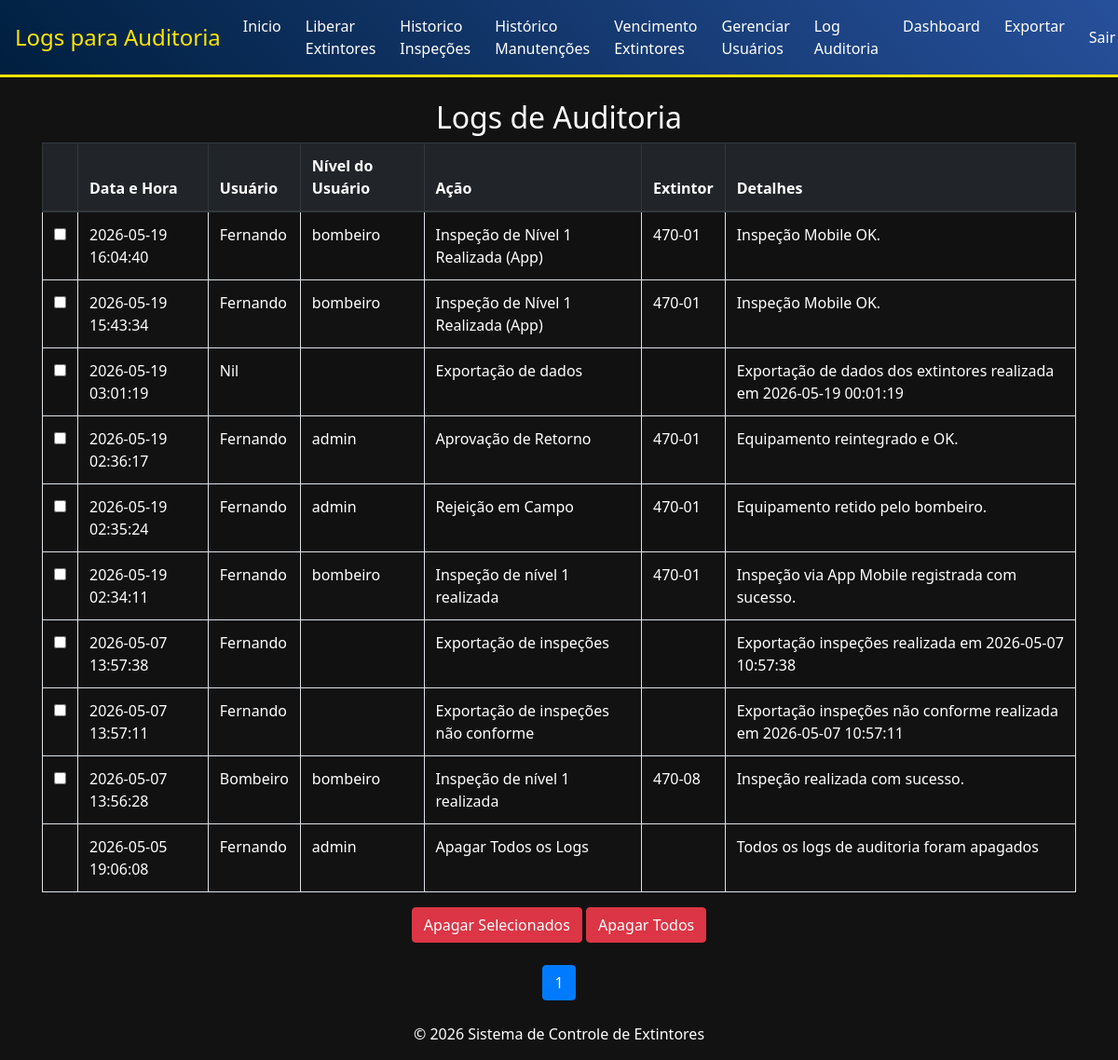
The page /auditoria_logs.php (signed in) on the database its author committed.
### tables this page shows
CREATE TABLE `auditoria_logs` (
  `id` int(11) NOT NULL,
  `user_id` int(11) DEFAULT NULL,
  `user_level` varchar(50) DEFAULT NULL,
  `action` varchar(255) DEFAULT NULL,
  `extintor_id` int(11) DEFAULT NULL,
  `data_hora` timestamp NULL DEFAULT CURRENT_TIMESTAMP,
  `detalhes` text
);

CREATE TABLE `usuarios` (
  `id` int(11) NOT NULL,
  `username` varchar(50) NOT NULL,
  `password` varchar(255) NOT NULL,
  `nivel_acesso` enum('admin','bombeiro','fornecedor') NOT NULL,
  `created_at` timestamp NULL DEFAULT CURRENT_TIMESTAMP,
  `updated_at` timestamp NULL DEFAULT CURRENT_TIMESTAMP ON UPDATE CURRENT_TIMESTAMP
);

CREATE TABLE `bd_extintores` (
  `id` int(11) NOT NULL,
  `Predio` varchar(50) NOT NULL,
  `codigo` varchar(50) NOT NULL,
  `numero_selo_inmetro` varchar(50) DEFAULT NULL COMMENT 'Código alfanumérico único do selo',
  `Atividade` varchar(50) NOT NULL,
  `Local_Exato` varchar(100) NOT NULL,
  `tip_extintor` varchar(50) NOT NULL,
  `carga` varchar(10) NOT NULL,
  `manutencao_n2` date DEFAULT NULL,
  `proxima_manutencao_n2` date DEFAULT NULL,
  `dias_para_expirar_n2` int(11) DEFAULT NULL,
  `inspecao_trimestral_nivel1` date DEFAULT NULL,
  `selo_do_Inmetro` varchar(50) DEFAULT NULL,
  `sinalizacao_vertical` varchar(50) DEFAULT NULL,
  `sinalizacao_piso` varchar(50) DEFAULT NULL,
  `ficha_inspecao_trimestral` varchar(50) DEFAULT NULL,
  `lacre` varchar(50) DEFAULT NULL,
  `pressao_manometro` varchar(50) DEFAULT NULL,
  `anel_identificacao` varchar(50) DEFAULT NULL,
  `pesagem_co2_semestral` varchar(7) NOT NULL DEFAULT '0',
  `usuario` varchar(50) DEFAULT NULL,
  `comentarios` text,
  `foto` varchar(255) DEFAULT NULL COMMENT 'DEPRECATED: use tabela inspecao_fotos. Mantido para retrocompatibilidade.',
  `created_at` timestamp NULL DEFAULT CURRENT_TIMESTAMP,
  `updated_at` timestamp NULL DEFAULT CURRENT_TIMESTAMP ON UPDATE CURRENT_TIMESTAMP,
  `cobertura` tinyint(1) DEFAULT '0',
  `peso_co2` float DEFAULT NULL,
  `usuario_n2` varchar(255) DEFAULT NULL,
  `status_aprovacao` enum('Aprovado','Em espera') DEFAULT NULL
);

### auditoria_logs.php (the view, shortened to what this page needs)
<?php
require_once __DIR__ . '/config/db_conexao.php';
$itens_por_pagina = 20;
$pagina_atual = isset($_GET['page']) && is_numeric($_GET['page']) ? (int)$_GET['page'] : 1;
$offset = ($pagina_atual - 1) * $itens_por_pagina;
$sql_count = "SELECT COUNT(*) AS total FROM auditoria_logs";
$result_count = $conn->query($sql_count);
$total_registros = $result_count->fetch_assoc()['total'];
$total_paginas = ceil($total_registros / $itens_por_pagina);
$sql = "
    SELECT al.*, u.username, e.codigo AS extintor_codigo
    FROM auditoria_logs al
    LEFT JOIN usuarios u ON al.user_id = u.id
    LEFT JOIN bd_extintores e ON al.extintor_id = e.id
    ORDER BY al.data_hora DESC
    LIMIT $itens_por_pagina OFFSET $offset
";
$result = $conn->query($sql);
?>
<!DOCTYPE html>
<html lang="pt-BR">
<head>
    <link href="https://maxcdn.bootstrapcdn.com/bootstrap/4.0.0/css/bootstrap.min.css" rel="stylesheet">
    <link rel="stylesheet" href="styles.css">
</head>
<body>
<nav class="navbar navbar-expand-lg navbar-dark">
        <a class="navbar-brand" href="index.php">Logs para Auditoria</a>
        <div class="collapse navbar-collapse" id="navbarNav">
            <ul class="navbar-nav mr-auto">
                <li class="nav-item">
                    <a class="nav-link" href="index.php">Inicio</a>
                </li>
                <li class="nav-item">
                    <a class="nav-link" href="liberar_manutencao.php">Liberar Extintores</a>
                </li>
                <li class="nav-item">
                    <a class="nav-link" href="historico_inspecao.php">Historico Inspeções</a>
                </li>
                <li class="nav-item">
                    <a class="nav-link" href="historico_manutencao.php">Histórico Manutenções</a>
                </li>
                <li class="nav-item">
                    <a class="nav-link" href="filtro_vencimento.php">Vencimento Extintores</a>
                </li>
                <li class="nav-item">
                    <a class="nav-link" href="registrar_usuario.php">Gerenciar Usuários</a>
                </li>
                <li class="nav-item">
                    <a class="nav-link" href="auditoria_logs.php">Log Auditoria</a>
                </li>
                <li class="nav-item">
                    <a class="nav-link" href="dashboard.php">Dashboard</a>
                </li>
                <li class="nav-item">
                    <a class="nav-link" href="exportar_dados.php">Exportar</a>
                </li>
            </ul>
            <ul class="navbar-nav ml-auto">
                <li class="nav-item">
                    <a class="nav-link" href="sair.php">Sair</a>
                </li>
            </ul>
        </div>
    </nav>
<div class="container mt-4">
    <h2 class="text-center">Logs de Auditoria</h2>
    <form method="POST" action="auditoria_logs.php">
        <table class="table table-striped table-bordered">
            <thead class="thead-dark">
                <tr>
                    <th></th>
                    <th>Data e Hora</th>
                    <th>Usuário</th>
                    <th>Nível do Usuário</th>
                    <th>Ação</th>
                    <th>Extintor</th>
                    <th>Detalhes</th>
                </tr>
            </thead>
            <tbody>
                <?php while ($row = $result->fetch_assoc()) : ?>
                    <tr>
                        <td>
                            <?php if ($row['detalhes'] != 'Todos os logs de auditoria foram apagados') : ?>
                                <input type="checkbox" name="logs[]" value="<?php echo htmlspecialchars($row['id']); ?>">
                            <?php endif; ?>
                        </td>
                        <td><?php echo htmlspecialchars($row['data_hora']); ?></td>
                        <td><?php echo htmlspecialchars($row['username']); ?></td>
                        <td><?php echo htmlspecialchars($row['user_level']); ?></td>
                        <td><?php echo htmlspecialchars($row['action']); ?></td>
                        <td><?php echo htmlspecialchars($row['extintor_codigo']); ?></td>
                        <td><?php echo htmlspecialchars($row['detalhes']); ?></td>
                    </tr>
                <?php endwhile; ?>
            </tbody>
        </table>
        <div class="text-center">
            <button type="submit" name="delete_selected" class="btn btn-danger">Apagar Selecionados</button>
            <button type="submit" name="delete_all" class="btn btn-danger">Apagar Todos</button>
        </div>
    </form>
    <nav aria-label="Navegação de página" class="mt-4">
        <ul class="pagination justify-content-center">
            <?php
            $range = 2;
            for ($i = 1; $i <= $total_paginas; $i++) :
                if ($i == 1 || $i == $total_paginas || ($i >= $pagina_atual - $range && $i <= $pagina_atual + $range)) :
            ?>
                    <li class="page-item <?php echo ($i == $pagina_atual) ? 'active' : ''; ?>">
                        <a class="page-link" href="?page=<?php echo $i; ?>"><?php echo $i; ?></a>
                    </li>
            <?php
                elseif ($i == $pagina_atual - $range - 1 || $i == $pagina_atual + $range + 1) :
            ?>
                    <li class="page-item disabled"><span class="page-link">...</span></li>
            <?php
                endif;
            endfor;
            ?>
        </ul>
    </nav>
</div>
<footer class="footer mt-4">
    <div class="container text-center">
        <p>&copy; <?= date('Y') ?> Sistema de Controle de Extintores</p>
    </div>
</footer>
</body>
</html>

### styles.css (style rules this page uses)
body { font-family: 'Segoe UI', Tahoma, Geneva, Verdana, sans-serif; background-color: #121212; color: #ffffff; }
.navbar { background: linear-gradient(45deg, #001f3f, #27509b); border-bottom: 3px solid #fce500; }
.navbar-brand { font-size: 1.5rem; color: #fce500 !important; }
.nav-link { color: #ffffff !important; transition: color 0.3s ease-in-out, transform 0.3s ease-in-out; }
.nav-item { margin-right: 10px; }
.navbar-nav.ml-auto { margin-left: auto; }
.navbar-collapse { flex-grow: 1; justify-content: space-between; }

### rows shown on the page
auditoria_logs: data_hora "2026-05-19 16:04:40", user.username "Fernando", user_level "bombeiro", action "Inspeção de Nível 1 Realizada (App)", extintor.codigo "470-01", detalhes "Inspeção Mobile OK."
auditoria_logs: data_hora "2026-05-19 15:43:34", user.username "Fernando", user_level "bombeiro", action "Inspeção de Nível 1 Realizada (App)", extintor.codigo "470-01", detalhes "Inspeção Mobile OK."
auditoria_logs: data_hora "2026-05-19 03:01:19", user.username "Nil", action "Exportação de dados", detalhes "Exportação de dados dos extintores realizada em 2026-05-19 00:01:19"
auditoria_logs: data_hora "2026-05-19 02:36:17", user.username "Fernando", user_level "admin", action "Aprovação de Retorno", extintor.codigo "470-01", detalhes "Equipamento reintegrado e OK."
auditoria_logs: data_hora "2026-05-19 02:35:24", user.username "Fernando", user_level "admin", action "Rejeição em Campo", extintor.codigo "470-01", detalhes "Equipamento retido pelo bombeiro."
auditoria_logs: data_hora "2026-05-19 02:34:11", user.username "Fernando", user_level "bombeiro", action "Inspeção de nível 1 realizada", extintor.codigo "470-01", detalhes "Inspeção via App Mobile registrada com sucesso."
auditoria_logs: data_hora "2026-05-07 13:57:38", user.username "Fernando", action "Exportação de inspeções", detalhes "Exportação inspeções realizada em 2026-05-07 10:57:38"
auditoria_logs: data_hora "2026-05-07 13:57:11", user.username "Fernando", action "Exportação de inspeções não conforme", detalhes "Exportação inspeções não conforme realizada em 2026-05-07 10:57:11"
auditoria_logs: data_hora "2026-05-07 13:56:28", user.username "Bombeiro", user_level "bombeiro", action "Inspeção de nível 1 realizada", extintor.codigo "470-08", detalhes "Inspeção realizada com sucesso."
auditoria_logs: data_hora "2026-05-05 19:06:08", user.username "Fernando", user_level "admin", action "Apagar Todos os Logs", detalhes "Todos os logs de auditoria foram apagados"
